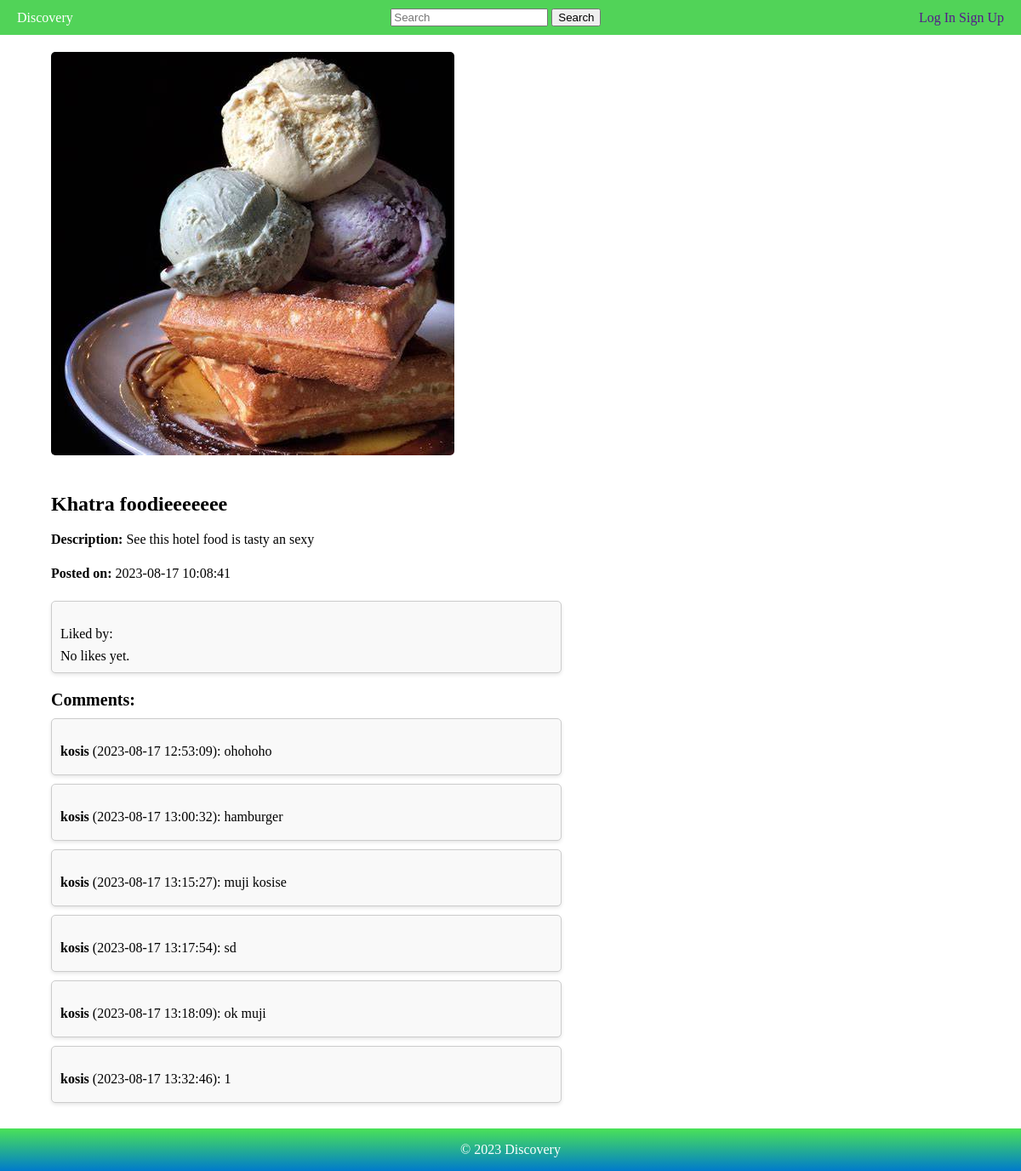
/viewpost.php?post_id=26, run on the app's committed database.
### tables this page shows
CREATE TABLE `posts` (
  `id` int(11) NOT NULL,
  `description` text DEFAULT NULL,
  `image` varchar(255) NOT NULL,
  `uploaded_by` varchar(50) NOT NULL,
  `created_at` timestamp NOT NULL DEFAULT current_timestamp(),
  `food_name` varchar(255) DEFAULT NULL
);

CREATE TABLE `comments` (
  `id` int(11) NOT NULL,
  `user_id` int(11) DEFAULT NULL,
  `post_id` int(11) DEFAULT NULL,
  `comment_text` text DEFAULT NULL,
  `created_at` timestamp NOT NULL DEFAULT current_timestamp()
);

CREATE TABLE `users` (
  `id` int(11) NOT NULL,
  `fullname` varchar(255) NOT NULL,
  `email` varchar(255) NOT NULL,
  `username` varchar(50) NOT NULL,
  `password` varchar(255) NOT NULL,
  `profile_picture` varchar(255) DEFAULT NULL
);

### viewpost.php (the view, shortened to what this page needs)
<?php
$servername = "localhost";
$username = "root";
$password = "";
$dbname = "disco";
$conn = new mysqli($servername, $username, $password, $dbname);
if (isset($_GET['post_id'])) {
    $post_id = $_GET['post_id'];
    $sql_post = "SELECT * FROM posts WHERE id = '$post_id'";
    $result_post = $conn->query($sql_post);
    if ($result_post->num_rows > 0) {
        $row_post = $result_post->fetch_assoc();
        $postDescription = $row_post['description'];
        $postImage = $row_post['image'];
        $postCreatedAt = $row_post['created_at'];
        $postFoodName = $row_post['food_name'];
        $sql_liked_by = "SELECT users.fullname FROM likes
                        JOIN users ON likes.user_id = users.id
                        WHERE likes.post_id = '$post_id'";
        $result_liked_by = $conn->query($sql_liked_by);
        $sql_comments = "SELECT users.id AS user_id, users.fullname, comments.id AS comment_id, comments.comment_text, comments.created_at
                         FROM comments
                         JOIN users ON comments.user_id = users.id
                         WHERE comments.post_id = '$post_id'
                         ORDER BY comments.created_at ASC";
        $result_comments = $conn->query($sql_comments);
    } else {
        echo "Post not found.";
    }
} else {
    echo "Invalid post ID.";
}
?>
<!DOCTYPE html>
<html>
<head>
    <link rel="stylesheet" href="styles.css">
    <link rel="stylesheet" href="viewpost.css">
</head>
<body style="font-family: Verdana; ">
<header>
    <div class="logo">
        <a href="index.php" style="text-decoration: none; color: inherit;">Discovery</a>
    </div>
    <nav>
    <form action="search.php" method="GET">
        <div class="search-container">
            <input type="text" placeholder="Search" class="search-box" name="search_query">
            <button type="submit" class="search-button">Search</button>
        </div>
    </form>
</nav>
    <div class="profile">
        <?php if (isset($_SESSION['user_id'])) : ?>
            <a href="userdashboard.php" style="text-decoration: none;">
                <?php echo ucfirst(strtolower($_SESSION['user_name'])); ?>
            </a>
        <?php else : ?>
            <a href="<?php echo $loginLink; ?>" style="text-decoration:none">Log In</a>
            <a href="<?php echo $signUpLink; ?>" style="text-decoration:none">Sign Up</a>
        <?php endif; ?>
    </div>
</header>
<div class="main">
    <div class="post-details">
        <img src="postspic/<?php echo $postImage; ?>" alt="Post Image">
        <h2><?php echo $postFoodName; ?></h2>
        <p><strong>Description:</strong> <?php echo $postDescription; ?></p>
        <p><strong>Posted on:</strong> <?php echo $postCreatedAt; ?></p>
        <div class="liked-by-section">
            <p>Liked by:</p>
            <?php
            if ($result_liked_by->num_rows > 0) {
                $liked_users = array();
                while ($row_liked_by = $result_liked_by->fetch_assoc()) {
                    $liked_users[] = $row_liked_by['fullname'];
                }
                $liked_count = count($liked_users);
                if ($liked_count == 1) {
                    echo "Liked by " . $liked_users[0];
                } else {
                    echo "Liked by " . $liked_users[0] . " ";
                    echo '<a href="#" id="show-others">' . ($liked_count - 1) . ' others</a>';
                }
            } else {
                echo "No likes yet.";
            }
            ?>
        </div>
        <div class="comments-section">
            <h3>Comments:</h3>
            <?php
            if ($result_comments->num_rows > 0) {
                while ($row_comment = $result_comments->fetch_assoc()) {
                    echo "<div class='comment'>";
                    echo "<p><strong>{$row_comment['fullname']}</strong> ({$row_comment['created_at']}): {$row_comment['comment_text']}</p>";
                    echo "</div>";
                }
            } else {
                echo "No comments yet.";
            }
            ?>
        </div>
    </div>
</div>
<footer class="site-footer">
    <p>&copy; <?php echo date("Y"); ?> Discovery</p>
</footer>
</body>
</html>

### styles.css (style rules this page uses)
body, ul, li { text-decoration:none; margin: 0; padding: 0; }
header { background-color: #51d358; color: white; display: flex; justify-content: space-between; align-items: center; padding: 10px 20px; }
* { box-sizing: border-box; }
.main { float: left; width: 60%; padding: 0 20px; overflow: hidden; }
.site-footer { text-align: center; padding: 0; background: linear-gradient(to bottom, #4ae257, #007acc); color: white; flex-shrink: 0; }
body { display: flex; flex-direction: column; min-height: 100vh; }

### viewpost.css (style rules this page uses)
body { font-family: Verdana; margin: 0; padding: 0; }
.main { padding: 20px; box-sizing: border-box; }
.post-details { margin: 0 auto; max-width: 600px; }
.post-details img { max-width: 100%; height: auto; border-radius: 5px; margin-bottom: 20px; }
.post-details h2 { font-size: 24px; margin-bottom: 10px; }
.post-details p { font-size: 16px; line-height: 1.5; margin-bottom: 10px; }
.liked-by-section { margin-top: 20px; padding: 10px; border: 1px solid #ccc; border-radius: 5px; background-color: #f9f9f9; box-shadow: 0px 2px 4px rgba(0, 0, 0, 0.1); }
.liked-by-section p { font-size: 16px; margin-bottom: 5px; }
.comments-section { margin-top: 20px; }
.comments-section h3 { font-size: 20px; margin-bottom: 10px; }
.comment { border: 1px solid #ccc; padding: 10px; border-radius: 5px; margin-bottom: 10px; background-color: #f9f9f9; box-shadow: 0px 2px 4px rgba(0, 0, 0, 0.1); }
.comment p { font-size: 16px; margin-bottom: 5px; }
.site-footer { text-align: center; padding: 0; background: linear-gradient(to bottom, #4ae257, #007acc); color: white; flex-shrink: 0; }

### data on the page
posts: image (picture), food_name "Khatra foodieeeeeee", description "See this hotel food is tasty an sexy", created_at "2023-08-17 10:08:41"
comments: user.fullname "kosis", created_at "2023-08-17 12:53:09", comment_text "ohohoho"
comments: user.fullname "kosis", created_at "2023-08-17 13:00:32", comment_text "hamburger"
comments: user.fullname "kosis", created_at "2023-08-17 13:15:27", comment_text "muji kosise"
comments: user.fullname "kosis", created_at "2023-08-17 13:17:54", comment_text "sd"
comments: user.fullname "kosis", created_at "2023-08-17 13:18:09", comment_text "ok muji"
comments: user.fullname "kosis", created_at "2023-08-17 13:32:46", comment_text "1"
